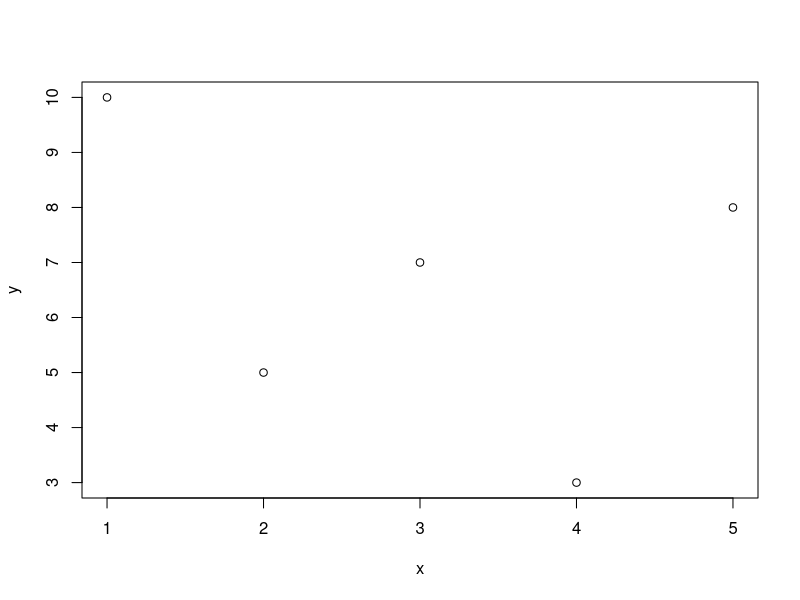
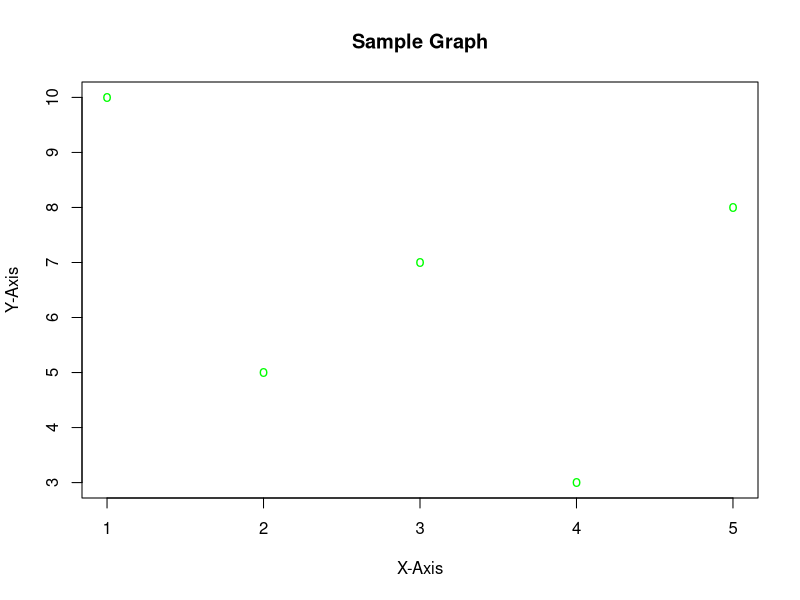
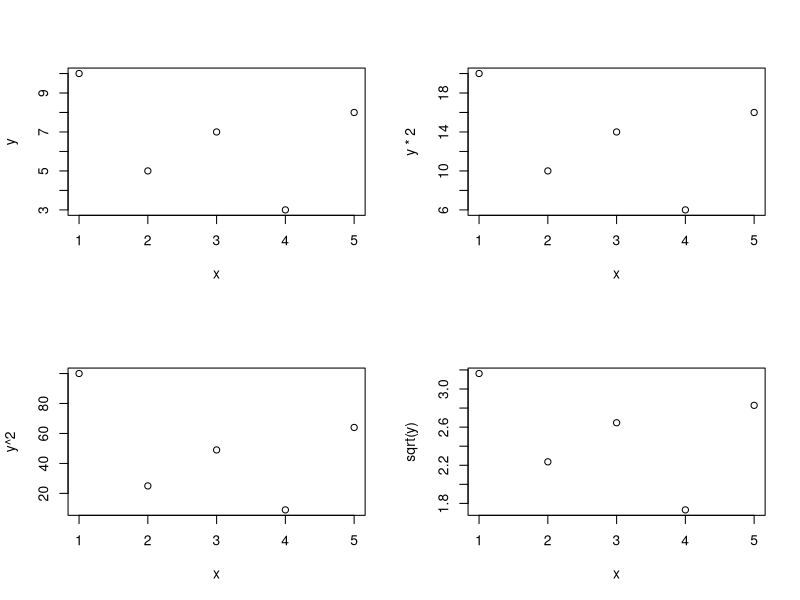
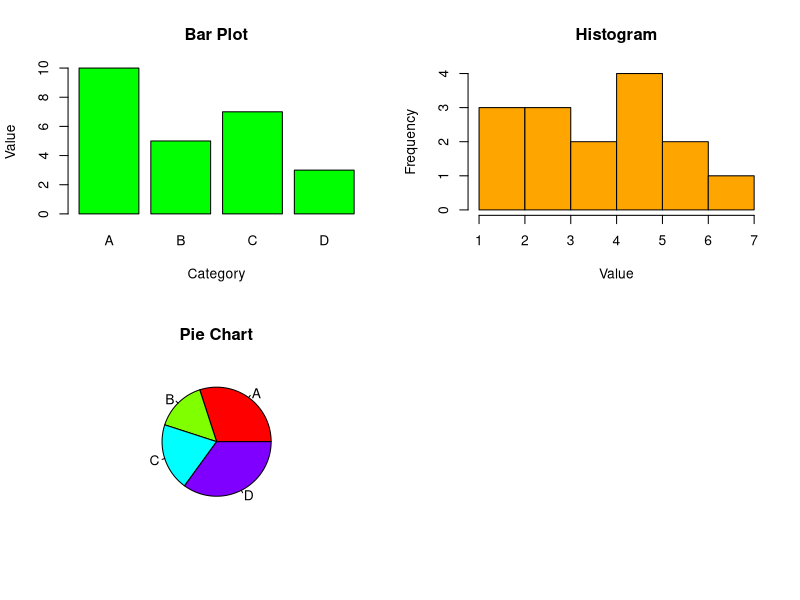
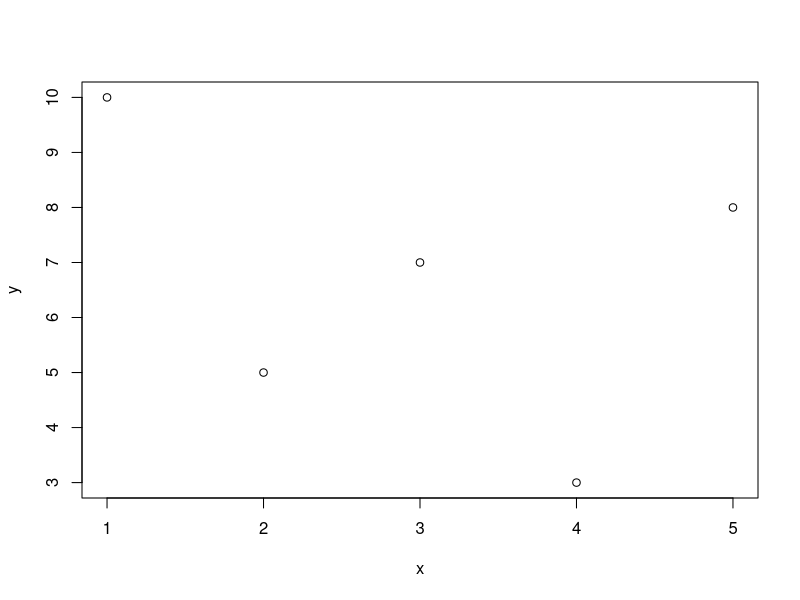

Write R code to recreate these figures, in order.
# Scatter Plot
x <- c(1, 2, 3, 4, 5)
y <- c(10, 5, 7, 3, 8)
plot(x, y)

# Customized Scatter Plot
plot(x, y, xlab = "X-Axis", ylab = "Y-Axis", main = "Sample Graph", col = "green", pch = "o", type = "p", lwd = 12)

# Save the Graph as a PDF
pdf("my_plot.pdf")
plot(x, y)
dev.off()  # Close the PDF device

# Multiple Plots in a 2x2 Grid
par(mfrow = c(2, 2))
plot(x, y)
plot(x, y * 2)
plot(x, y^2)
plot(x, sqrt(y))

# Bar Plot
x <- c("A", "B", "C", "D")
y <- c(10, 5, 7, 3)
barplot(y, names.arg = x, col = "green", xlab = "Category", ylab = "Value", main = "Bar Plot")

# Histogram
data <- c(1, 2, 2, 3, 3, 3, 4, 4, 5, 5, 5, 5, 6, 6, 7)
hist(data, col = "orange", xlab = "Value", ylab = "Frequency", main = "Histogram")

# Pie Chart
categories <- c("A", "B", "C", "D")
values <- c(30, 15, 20, 35)
pie(values, labels = categories, col = rainbow(length(categories)), main = "Pie Chart")
